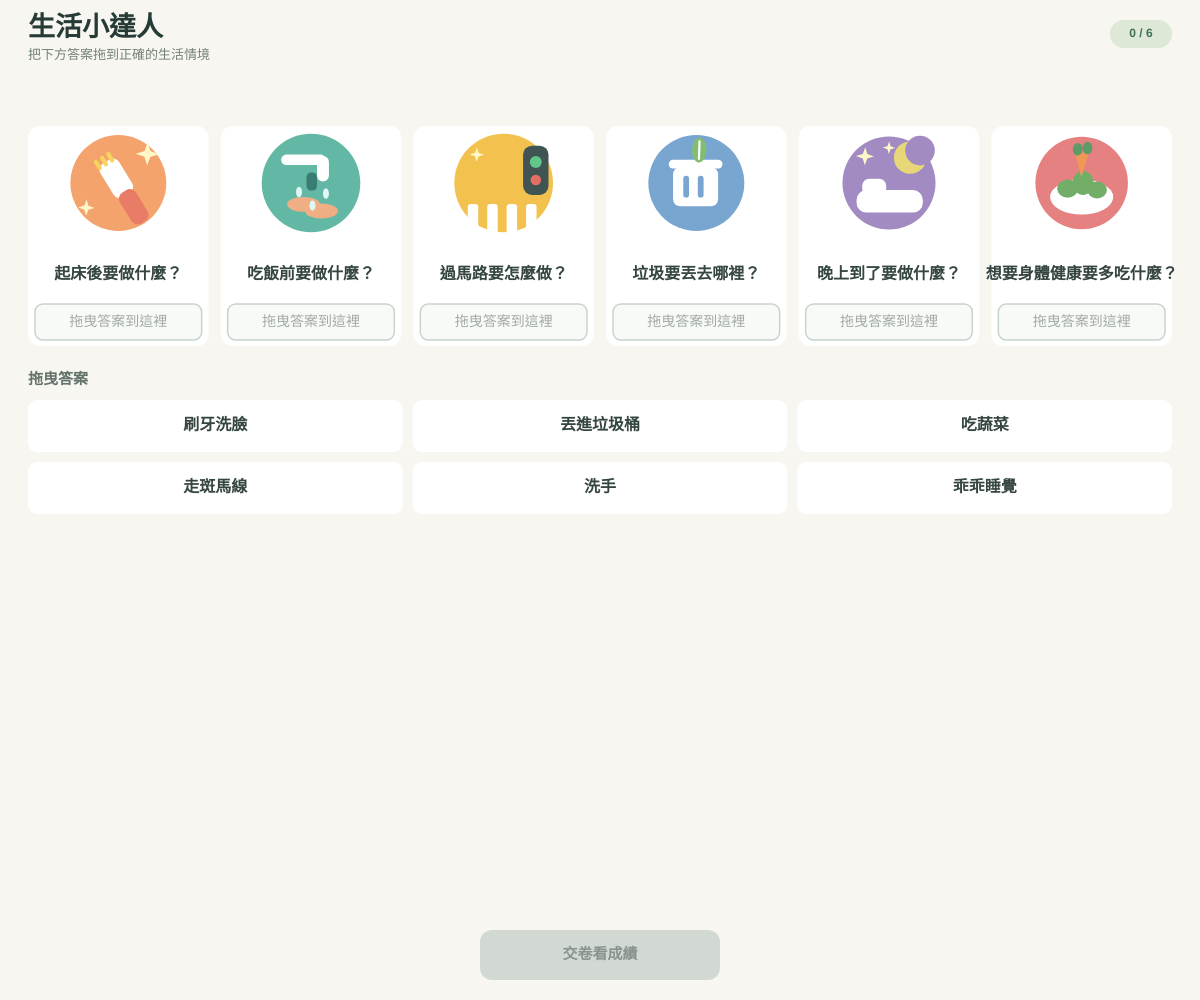
Frame 1 (no input)
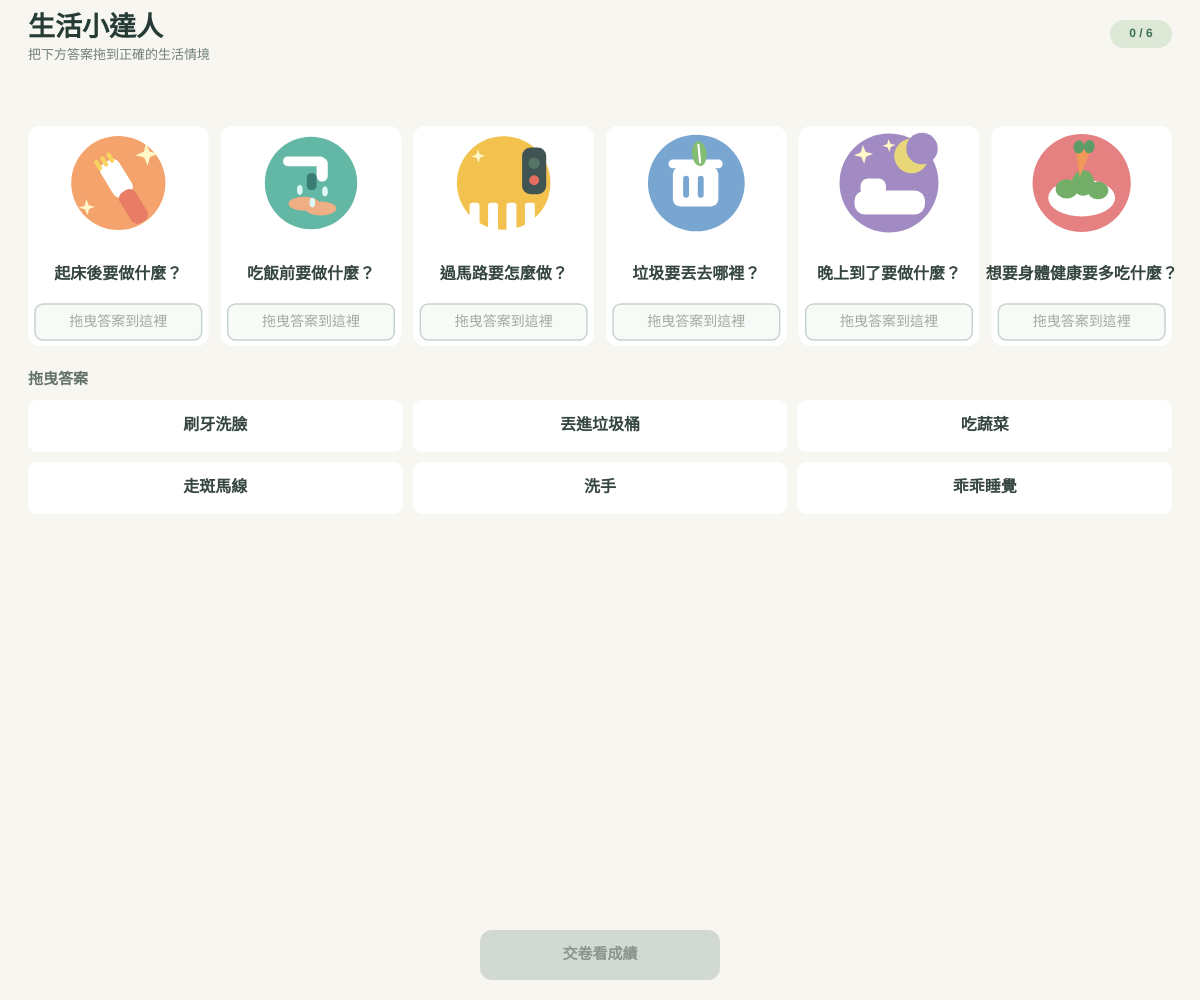
Frame 60 (no input)
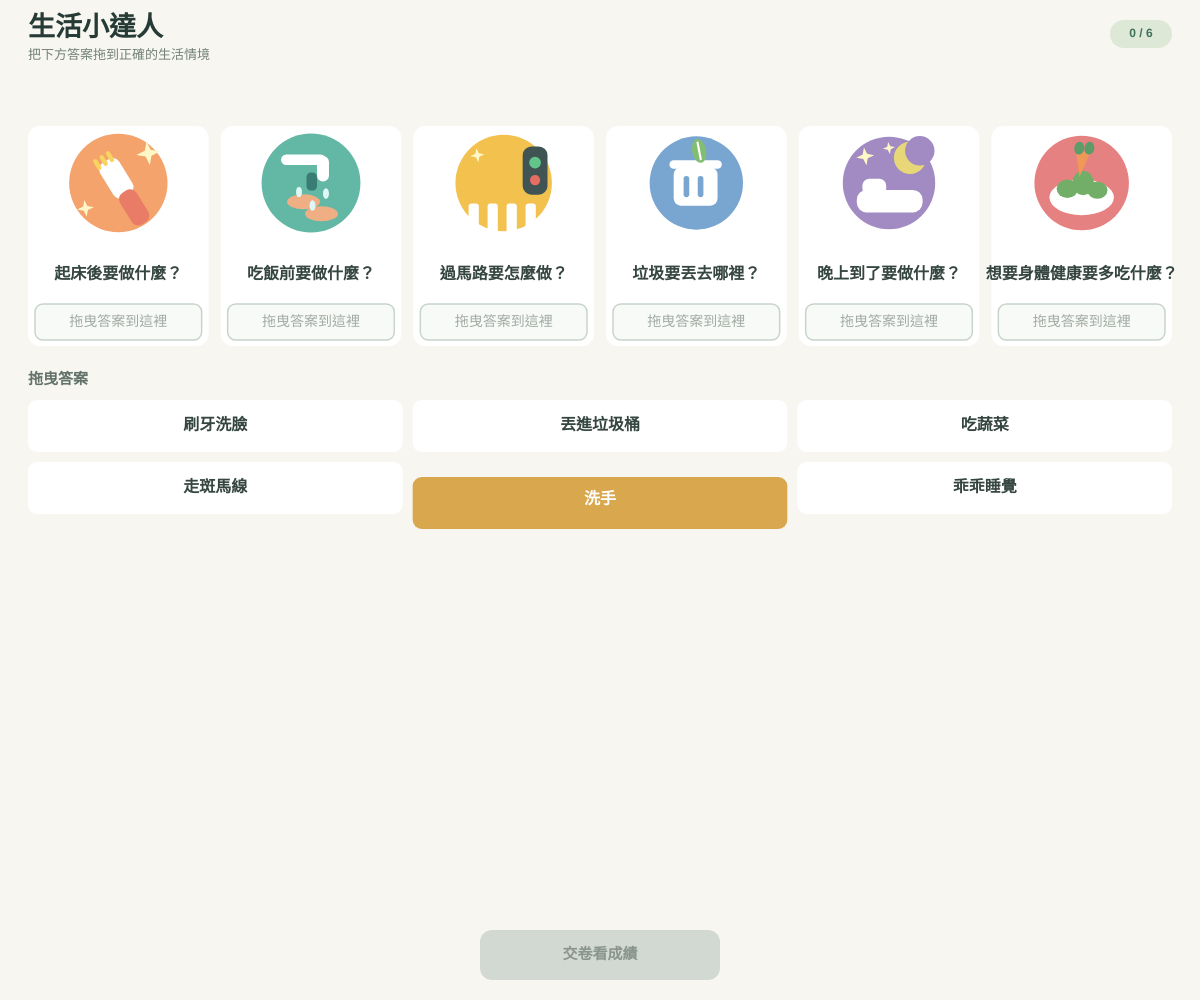
Frame 120 (the mouse pressed at the canvas centre since frame 60)

The p5.js sketch that drew these frames (run headless with seeded random() and noise() and a simulated clock; from frame 60 on, the mouse is pressed at the canvas centre):

// p5.js sketch
// ── sketch.js
// 儲存六個生活常識題目與對應的正確答案。
const questions = [
  { title: "起床後要做什麼？", answer: "刷牙洗臉", color: "#F3A36B" },
  { title: "吃飯前要做什麼？", answer: "洗手", color: "#63B8A5" },
  { title: "過馬路要怎麼做？", answer: "走斑馬線", color: "#F2C14E" },
  { title: "垃圾要丟去哪裡？", answer: "丟進垃圾桶", color: "#78A6D1" },
  { title: "晚上到了要做什麼？", answer: "乖乖睡覺", color: "#A18BC2" },
  { title: "想要身體健康要多吃什麼？", answer: "吃蔬菜", color: "#E68182" }
];

// 儲存可以拖曳的文字答案，順序會在開始時打亂。
let choices = [];
// 記錄每個情境目前放入的答案索引。
let placedAnswers = [];
// 記錄目前正在拖曳的答案來源。
let dragging = null;
// 記錄是否已經交卷。
let submitted = false;
// 記錄測驗分數。
let score = 0;
// 記錄彩帶粒子。
let confetti = [];
// 記錄版面配置資料。
let layout = {};

// 建立全螢幕畫布並初始化測驗狀態。
function setup() {
  createCanvas(windowWidth, windowHeight);
  textFont("sans-serif");
  document.documentElement.lang = "zh-Hant";
  document.title = "生活小達人｜拖曳配對測驗";
  resetQuiz();
}

// 依照畫面尺寸重繪所有題目、答案與動畫插圖。
function draw() {
  background("#F7F6F0");
  calculateLayout();
  drawHeader();
  drawQuestionCards();
  drawAnswerChoices();
  drawSubmitButton();
  drawResult();
  drawConfetti();
}

// 依畫布寬度切換桌機或手機欄數，並計算卡片位置。
function calculateLayout() {
  const mobile = width < 760;
  const columns = mobile ? 2 : 6;
  const gap = mobile ? 9 : 12;
  const margin = mobile ? 16 : 28;
  const cardWidth = (width - margin * 2 - gap * (columns - 1)) / columns;
  const gridY = mobile ? 76 : 126;
  const choiceColumns = 3;
  const choiceGap = mobile ? 8 : 10;
  const choiceHeight = mobile ? constrain(height * 0.063, 36, 44) : 52;
  const buttonHeight = 50;
  const cardHeight = mobile
    ? constrain((height - gridY - gap * 2 - 20 - (choiceHeight * 2 + choiceGap) - buttonHeight - 24) / 3, 78, 120)
    : constrain(height * 0.29, 160, 220);
  const rows = Math.ceil(questions.length / columns);
  const gridHeight = rows * cardHeight + (rows - 1) * gap;
  const choiceY = gridY + gridHeight + (mobile ? 20 : 54);
  const choiceWidth = (width - margin * 2 - choiceGap * (choiceColumns - 1)) / choiceColumns;
  const choiceRows = Math.ceil(choices.length / choiceColumns);
  const buttonWidth = min(240, width - margin * 2);
  const buttonY = max(choiceY + choiceRows * (choiceHeight + choiceGap) + 5, height - buttonHeight - 20);
  layout = { mobile, columns, gap, margin, cardWidth, cardHeight, gridY, choiceY, choiceColumns, choiceGap, choiceWidth, choiceHeight, buttonWidth, buttonHeight, buttonY };
}

// 繪製測驗標題與簡短操作提示。
function drawHeader() {
  noStroke();
  fill("#263B36");
  textAlign(LEFT, CENTER);
  textStyle(BOLD);
  textSize(layout.mobile ? 21 : 27);
  text("生活小達人", layout.margin, 29);
  textStyle(NORMAL);
  fill("#718078");
  textSize(layout.mobile ? 11 : 13);
  text("把下方答案拖到正確的生活情境", layout.margin, 55);
  fill("#DDE8D7");
  rect(width - layout.margin - 62, 20, 62, 28, 14);
  fill("#3E705A");
  textAlign(CENTER, CENTER);
  textStyle(BOLD);
  textSize(12);
  text(`${placedAnswers.filter(answer => answer !== null).length} / 6`, width - layout.margin - 31, 34);
  textStyle(NORMAL);
}

// 繪製六個固定情境卡片、動畫插圖和答案放置區。
function drawQuestionCards() {
  for (let index = 0; index < questions.length; index++) {
    const position = cardPosition(index);
    const question = questions[index];
    noStroke();
    fill("#FFFFFF");
    rect(position.x, position.y, layout.cardWidth, layout.cardHeight, 12);
    drawScene(index, position.x + layout.cardWidth / 2, position.y + (layout.mobile ? 14 : 57), position.scale);
    fill("#35453F");
    textAlign(CENTER, CENTER);
    textStyle(BOLD);
    textSize(layout.mobile ? 14 : 16);
    textLeading(layout.mobile ? 17 : 19);
    const target = targetRect(index);
    const titleHeight = layout.mobile ? 36 : 42;
    const titleGap = layout.mobile ? 6 : 8;
    const titleY = target.y - titleHeight - titleGap;
    text(question.title, position.x + 5, titleY, layout.cardWidth - 10, titleHeight);
    stroke(placedAnswers[index] === null ? "#C7D4CB" : "#62A184");
    strokeWeight(1.5);
    fill(placedAnswers[index] === null ? "#F8FAF7" : "#E7F3E9");
    rect(target.x, target.y, target.w, target.h, 8);
    noStroke();
    fill(placedAnswers[index] === null ? "#A0AAA3" : "#386B51");
    textStyle(placedAnswers[index] === null ? NORMAL : BOLD);
    textSize(layout.mobile ? 12 : 14);
    const answerText = placedAnswers[index] === null ? "拖曳答案到這裡" : choices[placedAnswers[index]];
    text(answerText, target.x + 3, target.y + 2, target.w - 6, target.h - 4);
    textStyle(NORMAL);
  }
}

// 回傳指定情境卡片在畫布中的位置與插圖縮放比例。
function cardPosition(index) {
  const column = index % layout.columns;
  const row = floor(index / layout.columns);
  const x = layout.margin + column * (layout.cardWidth + layout.gap);
  const y = layout.gridY + row * (layout.cardHeight + layout.gap);
  return { x, y, scale: layout.mobile ? 0.72 : constrain(layout.cardWidth / 95, 0.9, 1.45) };
}

// 回傳指定情境的答案放置區範圍。
function targetRect(index) {
  const position = cardPosition(index);
  const targetHeight = layout.mobile ? 30 : 36;
  return { x: position.x + 7, y: position.y + layout.cardHeight - targetHeight - 6, w: layout.cardWidth - 14, h: targetHeight };
}

// 繪製會隨時間輕微移動的生活情境插圖。
function drawScene(index, centerX, centerY, scale) {
  push();
  translate(centerX, centerY);
  scale = scale * (1 + sin(frameCount * 0.06 + index) * 0.035);
  scaleCanvas(scale);
  noStroke();
  fill(questions[index].color);
  circle(0, 0, 66);
  if (index === 0) drawToothbrushScene();
  if (index === 1) drawHandwashScene();
  if (index === 2) drawCrosswalkScene();
  if (index === 3) drawTrashScene();
  if (index === 4) drawSleepScene();
  if (index === 5) drawVegetableScene();
  pop();
}

// 將插圖繪製座標縮放至卡片適用大小。
function scaleCanvas(amount) {
  scale(amount);
}

// 繪製牙刷與閃亮牙齒，代表起床後清潔口腔。
function drawToothbrushScene() {
  push();
  rotate(-0.55);
  fill("#FFFFFF");
  rect(-7, -17, 15, 27, 5);
  fill("#E97C66");
  rect(-6, 7, 13, 25, 5);
  fill("#F7D35F");
  for (let tooth = 0; tooth < 3; tooth++) rect(-7 + tooth * 5, -22, 3, 8, 2);
  pop();
  drawSparkle(20, -20, 1);
  drawSparkle(-22, 17, 0.7);
}

// 繪製洗手水龍頭、水滴和雙手。
function drawHandwashScene() {
  fill("#FFFFFF");
  rect(-20, -19, 30, 7, 4);
  rect(4, -18, 8, 17, 4);
  fill("#387C73");
  rect(-3, -7, 7, 12, 3);
  fill("#EFAE83");
  ellipse(-5, 14 + sin(frameCount * 0.15) * 2, 22, 10);
  ellipse(7, 19 - sin(frameCount * 0.15) * 2, 22, 10);
  fill("#DFF7F6");
  for (let drop = 0; drop < 3; drop++) ellipse(-8 + drop * 9, 4 + (frameCount * 2 + drop * 9) % 17, 4, 7);
}

// 繪製斑馬線與紅綠燈，代表安全過馬路。
function drawCrosswalkScene() {
  fill("#FFFFFF");
  for (let stripe = 0; stripe < 4; stripe++) rect(-24 + stripe * 13, 14, 7, 22, 2);
  fill("#405553");
  rect(13, -25, 17, 33, 6);
  fill(frameCount % 100 < 50 ? "#62C58A" : "#557466");
  circle(21.5, -14, 8);
  fill("#E66D62");
  circle(21.5, -2, 7);
  drawSparkle(-18, -19, 0.6);
}

// 繪製垃圾桶與跳動的小葉子，代表垃圾分類與不亂丟。
function drawTrashScene() {
  fill("#FFFFFF");
  rect(-16, -11, 31, 27, 5);
  rect(-19, -16, 37, 6, 3);
  fill("#78A6D1");
  rect(-9, -5, 4, 15, 2);
  rect(1, -5, 4, 15, 2);
  push();
  translate(2, -23 + sin(frameCount * 0.13) * 3);
  rotate(sin(frameCount * 0.1) * 0.35);
  fill("#83BD72");
  ellipse(0, 0, 10, 17);
  stroke("#FFFFFF");
  strokeWeight(1.5);
  line(0, 6, 0, -6);
  pop();
}

// 繪製月亮、星星和枕頭，代表晚上要好好睡覺。
function drawSleepScene() {
  fill("#FFFFFF");
  rect(-23, 5, 47, 16, 7);
  rect(-19, -3, 17, 12, 5);
  fill("#E8D778");
  circle(15, -18, 23);
  fill(questions[4].color);
  circle(22, -23, 21);
  drawSparkle(-17, -19, 0.8);
  drawSparkle(0, -25, 0.55);
}

// 繪製蔬菜盤與晃動的胡蘿蔔，代表多吃蔬菜。
function drawVegetableScene() {
  fill("#FFFFFF");
  ellipse(0, 10, 45, 25);
  fill("#72AE68");
  ellipse(-10, 4, 15, 13);
  ellipse(1, 0, 15, 17);
  ellipse(11, 5, 14, 12);
  push();
  translate(0, -15);
  rotate(sin(frameCount * 0.12) * 0.15);
  fill("#EF9857");
  triangle(-5, -7, 5, -7, 0, 11);
  fill("#5D9C68");
  ellipse(-3, -9, 7, 9);
  ellipse(4, -10, 7, 9);
  pop();
}

// 繪製小星光，讓生活插圖有輕微動畫感。
function drawSparkle(x, y, amount) {
  push();
  translate(x, y);
  rotate(frameCount * 0.025);
  fill("#FFF7C7");
  beginShape();
  vertex(0, -8 * amount);
  vertex(2 * amount, -2 * amount);
  vertex(8 * amount, 0);
  vertex(2 * amount, 2 * amount);
  vertex(0, 8 * amount);
  vertex(-2 * amount, 2 * amount);
  vertex(-8 * amount, 0);
  vertex(-2 * amount, -2 * amount);
  endShape(CLOSE);
  pop();
}

// 繪製六個可拖曳文字答案，並顯示目前拖曳中的答案。
function drawAnswerChoices() {
  const choiceRows = Math.ceil(choices.length / layout.choiceColumns);
  const top = layout.choiceY;
  noStroke();
  fill("#63736B");
  textAlign(LEFT, CENTER);
  textStyle(BOLD);
  textSize(layout.mobile ? 13 : 15);
  text("拖曳答案", layout.margin, top - 20);
  textStyle(NORMAL);
  for (let index = 0; index < choices.length; index++) {
    const position = choicePosition(index);
    const isDragging = dragging && dragging.choiceIndex === index;
    const isUsed = placedAnswers.includes(index) && !(dragging && dragging.choiceIndex === index);
    if (isUsed || isDragging) continue;
    drawChoicePill(choices[index], position.x, position.y, position.w, position.h, false);
  }
  if (dragging) {
    drawChoicePill(choices[dragging.choiceIndex], mouseX - layout.choiceWidth / 2, mouseY - layout.choiceHeight / 2, layout.choiceWidth, layout.choiceHeight, true);
  }
  if (choiceRows < 1) return;
}

// 回傳指定文字答案在底部選項區的位置。
function choicePosition(index) {
  const column = index % layout.choiceColumns;
  const row = floor(index / layout.choiceColumns);
  return {
    x: layout.margin + column * (layout.choiceWidth + layout.choiceGap),
    y: layout.choiceY + row * (layout.choiceHeight + layout.choiceGap),
    w: layout.choiceWidth,
    h: layout.choiceHeight
  };
}

// 繪製答案膠囊，拖曳時增加陰影與抬高效果。
function drawChoicePill(label, x, y, w, h, active) {
  noStroke();
  fill(active ? "#D9A84E" : "#FFFFFF");
  rect(x, y + (active ? 3 : 0), w, h, 9);
  fill(active ? "#FFFFFF" : "#35453F");
  textAlign(CENTER, CENTER);
  textStyle(BOLD);
  textSize(layout.mobile ? 14 : 16);
  text(label, x + 5, y + 2, w - 10, h - 4);
  textStyle(NORMAL);
}

// 繪製填完六題後才能使用的交卷或重新作答按鈕。
function drawSubmitButton() {
  const complete = placedAnswers.every(answer => answer !== null);
  const buttonX = (width - layout.buttonWidth) / 2;
  const canPress = submitted || complete;
  noStroke();
  fill(canPress ? "#3D765C" : "#D2D9D3");
  rect(buttonX, layout.buttonY, layout.buttonWidth, layout.buttonHeight, 12);
  fill(canPress ? "#FFFFFF" : "#89948D");
  textAlign(CENTER, CENTER);
  textStyle(BOLD);
  textSize(15);
  text(submitted ? "再玩一次" : "交卷看成績", width / 2, layout.buttonY + layout.buttonHeight / 2);
  textStyle(NORMAL);
}

// 顯示交卷結果與正確題數。
function drawResult() {
  if (!submitted) return;
  noStroke();
  fill("#263B36");
  textAlign(CENTER, CENTER);
  textStyle(BOLD);
  textSize(layout.mobile ? 18 : 23);
  text(`答對 ${score} 題，得分 ${Math.round(score / questions.length * 100)} 分！`, width / 2, layout.buttonY - 23);
  textStyle(NORMAL);
}

// 建立並繪製高分時的彩帶動畫。
function drawConfetti() {
  if (!submitted || score / questions.length <= 0.8) return;
  if (frameCount % 3 === 0) {
    confetti.push({ x: random(width), y: -12, speed: random(2, 5), drift: random(-1.2, 1.2), size: random(5, 10), color: random(["#EF7D68", "#F0C451", "#67B69A", "#78A6D1", "#B18BC3"]) });
  }
  noStroke();
  for (let index = confetti.length - 1; index >= 0; index--) {
    const piece = confetti[index];
    piece.y += piece.speed;
    piece.x += piece.drift + sin(frameCount * 0.08 + index) * 0.7;
    fill(piece.color);
    push();
    translate(piece.x, piece.y);
    rotate(frameCount * 0.04 + index);
    rect(0, 0, piece.size, piece.size * 0.55, 2);
    pop();
    if (piece.y > height + 15) confetti.splice(index, 1);
  }
}

// 按下滑鼠或觸碰時，開始拖曳答案或按下交卷按鈕。
function mousePressed() {
  calculateLayout();
  if (pointInButton(mouseX, mouseY)) {
    if (submitted) resetQuiz();
    else if (placedAnswers.every(answer => answer !== null)) submitQuiz();
    return false;
  }
  for (let questionIndex = 0; questionIndex < questions.length; questionIndex++) {
    const position = cardPosition(questionIndex);
    const imageX = position.x + layout.cardWidth / 2;
    const imageY = position.y + (layout.mobile ? 14 : 57);
    const imageRadius = 34 * position.scale;
    if (dist(mouseX, mouseY, imageX, imageY) <= imageRadius) {
      speakQuestion(questionIndex);
      return false;
    }
  }
  if (submitted) return false;
  for (let targetIndex = 0; targetIndex < placedAnswers.length; targetIndex++) {
    const target = targetRect(targetIndex);
    if (placedAnswers[targetIndex] !== null && pointInRect(mouseX, mouseY, target)) {
      dragging = { choiceIndex: placedAnswers[targetIndex], sourceTarget: targetIndex };
      placedAnswers[targetIndex] = null;
      return false;
    }
  }
  for (let choiceIndex = 0; choiceIndex < choices.length; choiceIndex++) {
    if (placedAnswers.includes(choiceIndex)) continue;
    const choice = choicePosition(choiceIndex);
    if (pointInRect(mouseX, mouseY, choice)) {
      dragging = { choiceIndex, sourceTarget: null };
      return false;
    }
  }
  return false;
}

// 使用瀏覽器繁體中文語音，親切活潑地朗讀題目並鼓勵孩子思考。
function speakQuestion(questionIndex) {
  if (!window.speechSynthesis || !window.SpeechSynthesisUtterance) return;
  const question = questions[questionIndex];
  const utterance = new SpeechSynthesisUtterance(`${question.title} 我們一起想一想吧！`);
  const voices = window.speechSynthesis.getVoices();
  utterance.voice = voices.find(voice => voice.lang.toLowerCase().startsWith("zh-tw"))
    || voices.find(voice => voice.lang.toLowerCase().startsWith("zh"))
    || null;
  utterance.lang = "zh-TW";
  utterance.rate = 0.9;
  utterance.pitch = 1.2;
  window.speechSynthesis.cancel();
  window.speechSynthesis.speak(utterance);
}

// 放開答案時，將答案放入命中的情境區或放回原處。
function mouseReleased() {
  if (!dragging) return false;
  let destination = -1;
  for (let index = 0; index < questions.length; index++) {
    if (pointInRect(mouseX, mouseY, targetRect(index))) destination = index;
  }
  if (destination >= 0) {
    for (let index = 0; index < placedAnswers.length; index++) {
      if (placedAnswers[index] === dragging.choiceIndex) placedAnswers[index] = null;
    }
    placedAnswers[destination] = dragging.choiceIndex;
  } else if (dragging.sourceTarget !== null && placedAnswers[dragging.sourceTarget] === null) {
    placedAnswers[dragging.sourceTarget] = dragging.choiceIndex;
  }
  dragging = null;
  return false;
}

// 判斷座標是否落在指定矩形範圍內。
function pointInRect(x, y, rectData) {
  return x >= rectData.x && x <= rectData.x + rectData.w && y >= rectData.y && y <= rectData.y + rectData.h;
}

// 判斷座標是否落在交卷或重新作答按鈕上。
function pointInButton(x, y) {
  const buttonX = (width - layout.buttonWidth) / 2;
  return x >= buttonX && x <= buttonX + layout.buttonWidth && y >= layout.buttonY && y <= layout.buttonY + layout.buttonHeight;
}

// 計算答對題數並在高於百分之八十時啟動彩帶效果。
function submitQuiz() {
  score = 0;
  for (let index = 0; index < questions.length; index++) {
    if (choices[placedAnswers[index]] === questions[index].answer) score++;
  }
  submitted = true;
  confetti = [];
}

// 重設答案、分數與題目選項順序，開始新的一輪測驗。
function resetQuiz() {
  choices = questions.map(question => question.answer);
  for (let index = choices.length - 1; index > 0; index--) {
    const randomIndex = floor(random(index + 1));
    [choices[index], choices[randomIndex]] = [choices[randomIndex], choices[index]];
  }
  placedAnswers = Array(questions.length).fill(null);
  dragging = null;
  submitted = false;
  score = 0;
  confetti = [];
}

// 視窗尺寸改變時同步調整全螢幕畫布。
function windowResized() {
  resizeCanvas(windowWidth, windowHeight);
  calculateLayout();
}
